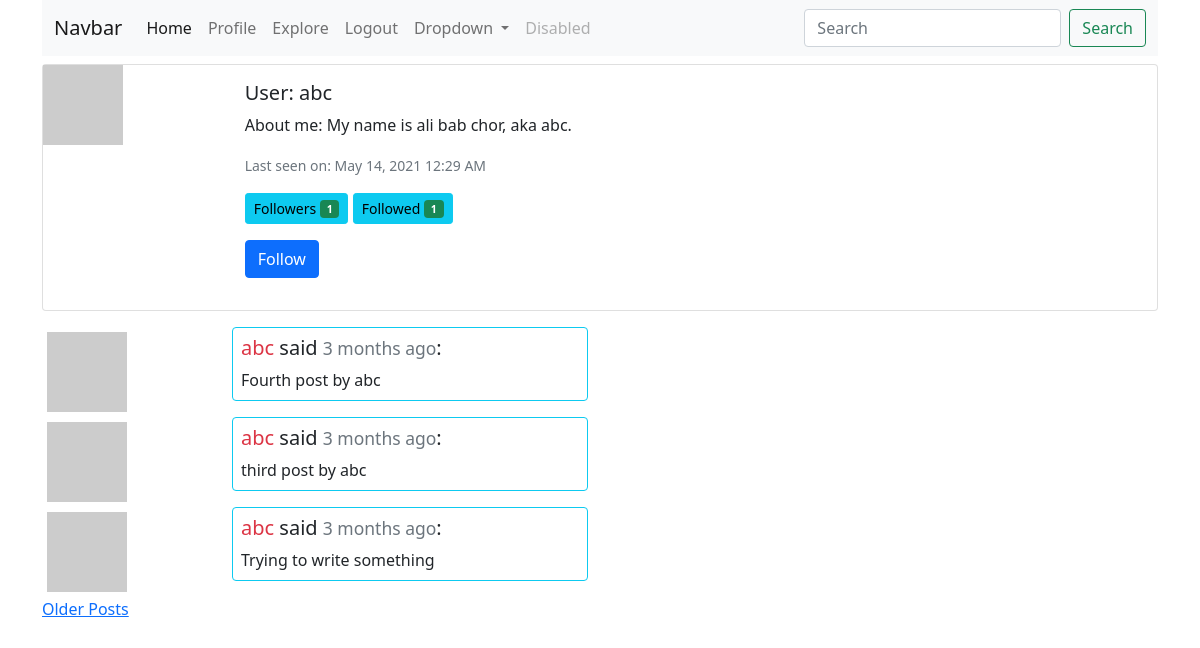
Page /user/abc (signed in) on the committed database.
### app/models.py (models this page shows, shortened)
class User(UserMixin, db.Model):
    id = db.Column(db.Integer, primary_key=True)
    username = db.Column(db.String(64), index=True, unique=True)
    email = db.Column(db.String(120), index=True, unique=True)
    password_hash = db.Column(db.String(128))
    posts = db.relationship('Post', backref='author', lazy='dynamic')
    about_me = db.Column(db.String(140))
    last_seen = db.Column(db.DateTime, default=datetime.utcnow)
    followed = db.relationship(
        'User', secondary=followers,
        primaryjoin = (followers.c.follower_id == id),
        secondaryjoin = (followers.c.followed_id == id),
        backref = db.backref('followers', lazy='dynamic'), lazy='dynamic')
    def avatar(self, size):
        digest = md5(self.email.lower().encode('utf-8')).hexdigest()
        return f'https://gravatar.com/avatar/{digest}?d=identicon&s={size}'
    def is_following(self, user):
        return self.followed.filter(
            followers.c.followed_id == user.id).count() > 0

class Post(db.Model):
    id = db.Column(db.Integer, primary_key=True)
    body = db.Column(db.String(140))
    timestamp = db.Column(db.DateTime, index=True, default=datetime.utcnow)
    user_id = db.Column(db.Integer, db.ForeignKey('user.id'))

### app/routes.py (the view)
@app.route('/user/<username>')
@login_required
def user(username):
    form = EmptyForm()
    user = User.query.filter_by(username=username).first_or_404()
    page = request.args.get('page', default=1, type=int)
    posts = user.posts.order_by(Post.timestamp.desc()).paginate(
        page, app.config['POSTS_PER_PAGE'], False)
    next_url = url_for('user', username=username, page=posts.next_num) if posts.has_next else None
    prev_url = url_for('user', username=username, page=posts.prev_num) if posts.has_prev else None
    return render_template('user.html', title=username, user=user, posts=posts.items, form=form,
                            next_url=next_url, prev_url=prev_url)

### app/forms.py
class EmptyForm(FlaskForm):
    submit = SubmitField('Follow/unfollow')

### app/models.py (called while the page is built)
@login.user_loader
def load_user(id):
    return User.query.get(int(id))

### app/routes.py (called while the page is built)
@app.before_request
def before_request():
    if current_user.is_authenticated:
        current_user.last_seen = datetime.utcnow()
        db.session.commit()

### app/templates/user.html (shortened to what this page needs)
{% extends 'base.html' %}
{% block content %}
<div class="card mb-3">
    <div class="row g-0">
        <div class="col-md-2">
            <img src="{{ user.avatar(64) }}" alt="avatar of {{ user.username }}">
        </div>
        <div class="col-md-4">
            <div class="card-body">
                <h5 class="card-title">User: {{ user.username }}</h5>
                {% if user.about_me %}<p class="card-text">About me: {{ user.about_me }}</p>{% endif %}
                {% if user.last_seen %}<p class="card-text"><small class="text-muted">Last seen on: {{ moment(user.last_seen).format('LLL') }}</small></p>{% endif %}
                <button type="button" class="btn btn-info btn-sm">
                    Followers <span class="badge bg-success">{{ user.followers.count() }}</span>
                </button>
                <button type="button" class="btn btn-info btn-sm">
                    Followed <span class="badge bg-success">{{ user.followed.count() }}</span>
                </button>
                <br>
                {% if user == current_user %}
                <a href="{{ url_for('edit_profile') }}" class="card-link">Edit your profile</a>
                {% elif not current_user.is_following(user) %}
                <p>
                    <form action="{{ url_for('follow', username=user.username) }}" method="POST">
                        {{ form.submit(value='Follow', class_="btn btn-primary") }}
                    </form>
                </p>
                {% endif %}
            </div>
        </div>
    </div>
</div>
{% for post in posts %}
{% include '_post.html' %}
{% endfor %}
{% if next_url %}
<a href="{{ next_url }}">Older Posts</a>
{% endif %}
{% endblock content %}

### app/templates/_post.html
<div class="row justify-content-start">
    <div class="col-2">
        <img src="{{ post.author.avatar(36) }}" alt="avatar of {{ post.author.username }}" class="img-thumbnail border-white">
    </div>
    <div class="col-4">
        <div class="card mb-2 border-info">
            <div class="card-body p-2">
                <h5 class="card-title">
                    <a href="{{ url_for('user', username=post.author.username) }}" class="link-danger text-decoration-none">
                        {{ post.author.username }}
                    </a> said <small class="text-muted">{{ moment(post.timestamp).fromNow() }}</small>:
                </h5>
                <p class="card-text">{{ post.body }}</p>
            </div>
        </div>
    </div>
</div>

### rows in the picture
User: username "abc", about_me "My name is ali bab chor, aka abc.", last_seen "May 14, 2021 12:29 AM"
Post: author.username "abc", timestamp "3 months ago", body "Fourth post by abc"
Post: author.username "abc", timestamp "3 months ago", body "third post by abc"
Post: author.username "abc", timestamp "3 months ago", body "Trying to write something"

### other values in the picture
{{ user.followers.count() }} "1"
{{ user.followed.count() }} "1"
